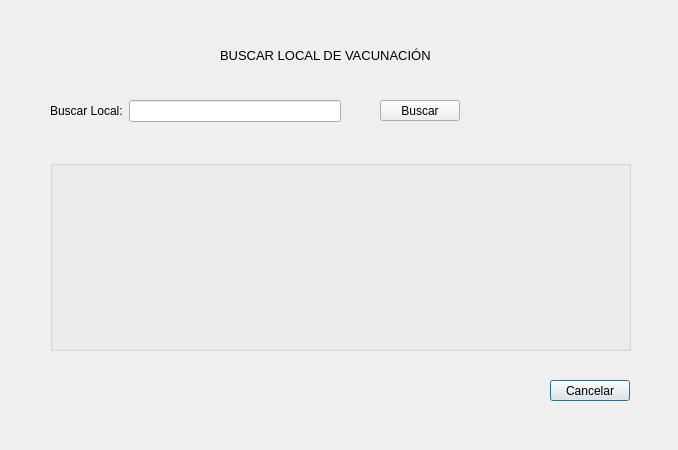
<?xml version="1.0" encoding="UTF-8"?>
<ui version="4.0">
 <class>buscarLocalGUI</class>
 <widget class="QDialog" name="buscarLocalGUI">
  <property name="geometry">
   <rect>
    <x>0</x>
    <y>0</y>
    <width>678</width>
    <height>450</height>
   </rect>
  </property>
  <property name="windowTitle">
   <string>Buscar Local de Vacunación</string>
  </property>
  <widget class="QWidget" name="formLayoutWidget">
   <property name="geometry">
    <rect>
     <x>50</x>
     <y>100</y>
     <width>291</width>
     <height>41</height>
    </rect>
   </property>
   <layout class="QFormLayout" name="formLayout">
    <item row="0" column="1">
     <widget class="QLineEdit" name="txtBuscarLocal"/>
    </item>
    <item row="0" column="0">
     <widget class="QLabel" name="label">
      <property name="text">
       <string>Buscar Local:</string>
      </property>
     </widget>
    </item>
   </layout>
  </widget>
  <widget class="QGroupBox" name="groupBoxMostrarLocal">
   <property name="geometry">
    <rect>
     <x>50</x>
     <y>160</y>
     <width>581</width>
     <height>191</height>
    </rect>
   </property>
   <property name="title">
    <string/>
   </property>
  </widget>
  <widget class="QPushButton" name="cmdCancelarBusqueda">
   <property name="geometry">
    <rect>
     <x>550</x>
     <y>380</y>
     <width>80</width>
     <height>21</height>
    </rect>
   </property>
   <property name="text">
    <string>Cancelar</string>
   </property>
  </widget>
  <widget class="QLabel" name="label_2">
   <property name="geometry">
    <rect>
     <x>220</x>
     <y>40</y>
     <width>251</width>
     <height>31</height>
    </rect>
   </property>
   <property name="font">
    <font>
     <pointsize>10</pointsize>
    </font>
   </property>
   <property name="text">
    <string>BUSCAR LOCAL DE VACUNACIÓN</string>
   </property>
  </widget>
  <widget class="QPushButton" name="cmdBuscar">
   <property name="geometry">
    <rect>
     <x>380</x>
     <y>100</y>
     <width>80</width>
     <height>21</height>
    </rect>
   </property>
   <property name="text">
    <string>Buscar</string>
   </property>
  </widget>
 </widget>
 <tabstops>
  <tabstop>txtBuscarLocal</tabstop>
  <tabstop>cmdBuscar</tabstop>
  <tabstop>cmdCancelarBusqueda</tabstop>
 </tabstops>
 <resources/>
 <connections/>
</ui>
